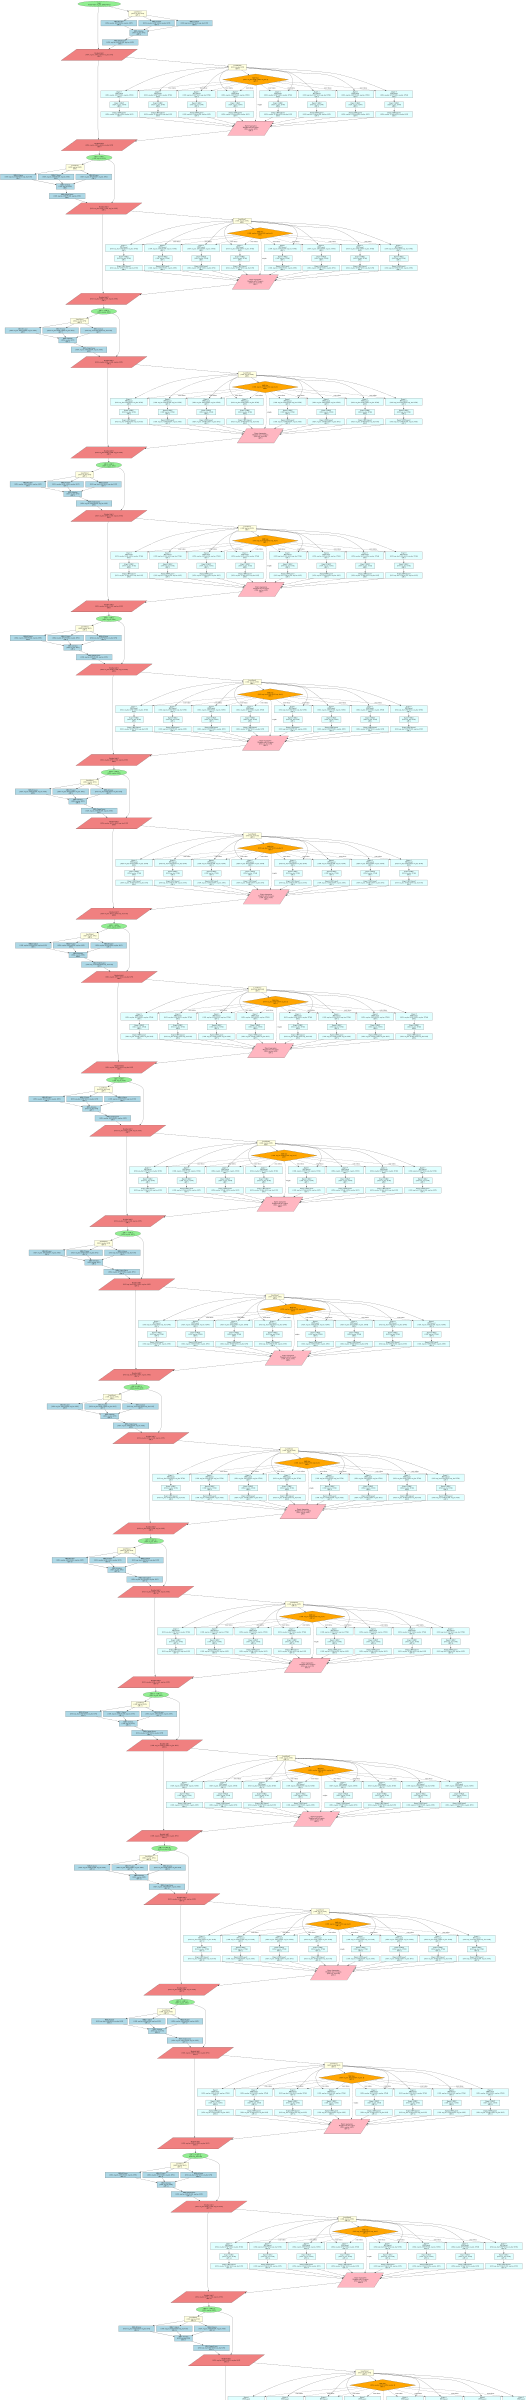

This figure's Python source:
import graphviz

# Create a new directed graph for the MoE model
dot = graphviz.Digraph('moe_model_dag', comment='MoE Model Layer-wise Deployment on 16 GPUs')
dot.attr(rankdir='TB', size='25,25')

# Define node styles
dot.attr('node', shape='rectangle', style='filled', fillcolor='lightblue')
dot.attr('edge', arrowhead='normal')

# Input node
dot.node('input', 'Input\n[batch=1024, seq_len, hidden=8192]', shape='ellipse', fillcolor='lightgreen')

# Add 16 layers, each on a different GPU
for layer in range(1, 17):
    gpu_id = layer - 1  # GPU 0 to 15
    
    # Layer norm 1
    dot.node(f'ln1_{layer}', f'LayerNorm1\n[1024, seq_len, 8192]\nGPU {gpu_id}', fillcolor='lightyellow')
    
    # Multi-head attention
    dot.node(f'mha_q_{layer}', f'MHA Q Linear\n[1024, seq_len, 8192]→[1024, seq_len, 8192]\nGPU {gpu_id}')
    dot.node(f'mha_k_{layer}', f'MHA K Linear\n[1024, seq_len, 8192]→[1024, seq_len, 8192]\nGPU {gpu_id}')
    dot.node(f'mha_v_{layer}', f'MHA V Linear\n[1024, seq_len, 8192]→[1024, seq_len, 8192]\nGPU {gpu_id}')
    dot.node(f'mha_attn_{layer}', f'MHA Attention\n[1024, seq_len, 8192]\nGPU {gpu_id}')
    dot.node(f'mha_out_{layer}', f'MHA Output Linear\n[1024, seq_len, 8192]→[1024, seq_len, 8192]\nGPU {gpu_id}')
    
    # First residual add
    dot.node(f'residual1_{layer}', f'Residual Add 1\n[1024, seq_len, 8192] + [1024, seq_len, 8192]\nGPU {gpu_id}', shape='parallelogram', fillcolor='lightcoral')
    
    # Layer norm 2
    dot.node(f'ln2_{layer}', f'LayerNorm2\n[1024, seq_len, 8192]\nGPU {gpu_id}', fillcolor='lightyellow')
    
    # MoE Gate
    dot.node(f'gate_{layer}', f'MoE Gate\n[1024, seq_len, 8192]→[1024, seq_len, 8]\nGPU {gpu_id}', shape='diamond', fillcolor='orange')
    
    # 8 Experts (each expert is a FFN)
    for expert in range(8):
        dot.node(f'expert_{layer}_{expert}', f'Expert {expert}\nFFN Linear1\n[1024, seq_len, 8192]→[1024, seq_len, 32768]\nGPU {gpu_id}', fillcolor='lightcyan')
        dot.node(f'expert_gelu_{layer}_{expert}', f'Expert {expert} GELU\n[1024, seq_len, 32768]\nGPU {gpu_id}', fillcolor='lightcyan')
        dot.node(f'expert_ffn2_{layer}_{expert}', f'Expert {expert} FFN Linear2\n[1024, seq_len, 32768]→[1024, seq_len, 8192]\nGPU {gpu_id}', fillcolor='lightcyan')
    
    # Expert aggregation
    dot.node(f'expert_agg_{layer}', f'Expert Aggregation\nWeighted sum of 8 experts\n[1024, seq_len, 8192]\nGPU {gpu_id}', shape='parallelogram', fillcolor='lightpink')
    
    # Second residual add
    dot.node(f'residual2_{layer}', f'Residual Add 2\n[1024, seq_len, 8192] + [1024, seq_len, 8192]\nGPU {gpu_id}', shape='parallelogram', fillcolor='lightcoral')
    
    # Communication nodes between GPUs
    if layer > 1:
        dot.node(f'comm_{layer-1}_{layer}', f'GPU {layer-2} → GPU {layer-1}\n[1024, seq_len, 8192]', shape='ellipse', fillcolor='lightgreen')

# Output node
dot.node('output', 'Output\n[batch=1024, seq_len, hidden=8192]', shape='ellipse', fillcolor='lightgreen')

# Connect the DAG
# Connect input to first layer
if 1 <= 16:
    dot.edge('input', 'ln1_1')
    dot.edge('ln1_1', 'mha_q_1')
    dot.edge('ln1_1', 'mha_k_1')
    dot.edge('ln1_1', 'mha_v_1')
    dot.edge('mha_q_1', 'mha_attn_1')
    dot.edge('mha_k_1', 'mha_attn_1')
    dot.edge('mha_v_1', 'mha_attn_1')
    dot.edge('mha_attn_1', 'mha_out_1')
    dot.edge('input', 'residual1_1')  # Residual connection
    dot.edge('mha_out_1', 'residual1_1')
    dot.edge('residual1_1', 'ln2_1')
    dot.edge('ln2_1', 'gate_1')
    
    # Connect gate to all experts
    for expert in range(8):
        dot.edge('gate_1', f'expert_1_{expert}', style='dashed', label=f'route tokens')
        dot.edge('ln2_1', f'expert_1_{expert}')
        dot.edge(f'expert_1_{expert}', f'expert_gelu_1_{expert}')
        dot.edge(f'expert_gelu_1_{expert}', f'expert_ffn2_1_{expert}')
        dot.edge(f'expert_ffn2_1_{expert}', f'expert_agg_1')
    
    dot.edge('gate_1', 'expert_agg_1', style='dashed', label='weights')
    dot.edge('residual1_1', 'residual2_1')  # Residual connection
    dot.edge('expert_agg_1', 'residual2_1')

# Connect layers with communication
for layer in range(2, 17):
    prev_layer = layer - 1
    
    # Communication between GPUs
    dot.edge(f'residual2_{prev_layer}', f'comm_{prev_layer}_{layer}')
    dot.edge(f'comm_{prev_layer}_{layer}', f'ln1_{layer}')
    
    # Layer connections
    dot.edge(f'ln1_{layer}', f'mha_q_{layer}')
    dot.edge(f'ln1_{layer}', f'mha_k_{layer}')
    dot.edge(f'ln1_{layer}', f'mha_v_{layer}')
    dot.edge(f'mha_q_{layer}', f'mha_attn_{layer}')
    dot.edge(f'mha_k_{layer}', f'mha_attn_{layer}')
    dot.edge(f'mha_v_{layer}', f'mha_attn_{layer}')
    dot.edge(f'mha_attn_{layer}', f'mha_out_{layer}')
    dot.edge(f'comm_{prev_layer}_{layer}', f'residual1_{layer}')  # Residual connection
    dot.edge(f'mha_out_{layer}', f'residual1_{layer}')
    dot.edge(f'residual1_{layer}', f'ln2_{layer}')
    dot.edge(f'ln2_{layer}', f'gate_{layer}')
    
    # Connect gate to all experts
    for expert in range(8):
        dot.edge(f'gate_{layer}', f'expert_{layer}_{expert}', style='dashed', label=f'route tokens')
        dot.edge(f'ln2_{layer}', f'expert_{layer}_{expert}')
        dot.edge(f'expert_{layer}_{expert}', f'expert_gelu_{layer}_{expert}')
        dot.edge(f'expert_gelu_{layer}_{expert}', f'expert_ffn2_{layer}_{expert}')
        dot.edge(f'expert_ffn2_{layer}_{expert}', f'expert_agg_{layer}')
    
    dot.edge(f'gate_{layer}', f'expert_agg_{layer}', style='dashed', label='weights')
    dot.edge(f'residual1_{layer}', f'residual2_{layer}')  # Residual connection
    dot.edge(f'expert_agg_{layer}', f'residual2_{layer}')

# Connect final layer to output
if 16 >= 1:
    dot.edge('residual2_16', 'output')

# Save the DAG
dot.format = 'svg'
dot.render('/home/wzc/data/file-share/submission/moe_model_dag', cleanup=True)
print("MoE model DAG saved to /home/wzc/data/file-share/submission/moe_model_dag.svg")
